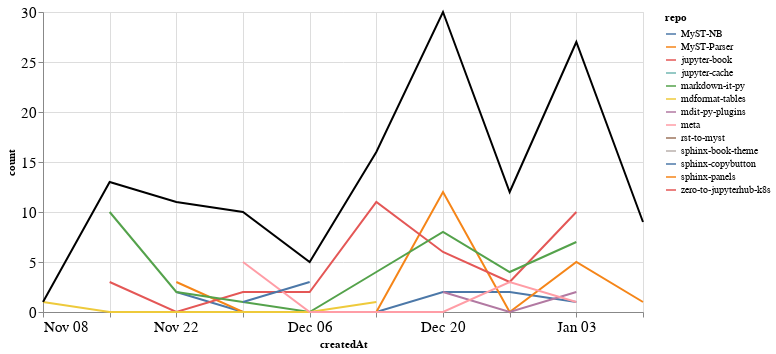

This figure's notebook cell:
### Markdown cell above
### Comments

### Code cell
comments_time = comments.groupby('repo').resample('W', on='createdAt').count()['author'].reset_index()
comments_time = comments_time.rename(columns={'author': 'count'})
comments_time_total = comments_time.groupby('createdAt').agg({"count": "sum"}).reset_index()
ch1 = alt.Chart(comments_time, width=600).mark_line().encode(
    x='createdAt',
    y='count',
    color='repo',
    tooltip="repo"
)

ch2 = alt.Chart(comments_time_total, width=600).mark_line(color="black").encode(
    x='createdAt',
    y='count',
)

ch1 + ch2

### Figure 1 — Vega-Lite specification as saved in the notebook (floating-point values rounded to 4 significant figures)
{"config": {"axisLeft": {"labelFontSize": 15}, "axisBottom": {"labelFontSize": 15}}, "layer": [{"data": {"name": "data-de60d4529a1b8505fb32927e10998eff"}, "mark": "line", "encoding": {"color": {"type": "nominal", "field": "repo"}, "tooltip": {"type": "nominal", "field": "repo"}, "x": {"type": "temporal", "field": "createdAt"}, "y": {"type": "quantitative", "field": "count"}}, "width": 600}, {"data": {"name": "data-e7a3609ad6857ff6ff8de6fd42477704"}, "mark": {"type": "line", "color": "black"}, "encoding": {"x": {"type": "temporal", "field": "createdAt"}, "y": {"type": "quantitative", "field": "count"}}, "width": 600}], "$schema": "https://vega.github.io/schema/vega-lite/v4.8.1.json", "datasets": {"data-de60d4529a1b8505fb32927e10998eff": [{"repo": "MyST-NB", "createdAt": "2020-11-22T00:00:00", "count": 2}, {"repo": "MyST-NB", "createdAt": "2020-11-29T00:00:00", "count": 0}, {"repo": "MyST-NB", "createdAt": "2020-12-06T00:00:00", "count": 0}, {"repo": "MyST-NB", "createdAt": "2020-12-13T00:00:00", "count": 0}, {"repo": "MyST-NB", "createdAt": "2020-12-20T00:00:00", "count": 2}, {"repo": "MyST-NB", "createdAt": "2020-12-27T00:00:00", "count": 2}, {"repo": "MyST-NB", "createdAt": "2021-01-03T00:00:00", "count": 1}, {"repo": "MyST-Parser", "createdAt": "2020-11-22T00:00:00", "count": 3}, {"repo": "MyST-Parser", "createdAt": "2020-11-29T00:00:00", "count": 0}, {"repo": "MyST-Parser", "createdAt": "2020-12-06T00:00:00", "count": 0}, {"repo": "MyST-Parser", "createdAt": "2020-12-13T00:00:00", "count": 0}, {"repo": "MyST-Parser", "createdAt": "2020-12-20T00:00:00", "count": 12}, {"repo": "MyST-Parser", "createdAt": "2020-12-27T00:00:00", "count": 0}, {"repo": "MyST-Parser", "createdAt": "2021-01-03T00:00:00", "count": 5}, {"repo": "MyST-Parser", "createdAt": "2021-01-10T00:00:00", "count": 1}, {"repo": "jupyter-book", "createdAt": "2020-11-15T00:00:00", "count": 3}, {"repo": "jupyter-book", "createdAt": "2020-11-22T00:00:00", "count": 0}, {"repo": "jupyter-book", "createdAt": "2020-11-29T00:00:00", "count": 2}, {"repo": "jupyter-book", "createdAt": "2020-12-06T00:00:00", "count": 2}, {"repo": "jupyter-book", "createdAt": "2020-12-13T00:00:00", "count": 11}, {"repo": "jupyter-book", "createdAt": "2020-12-20T00:00:00", "count": 6}, {"repo": "jupyter-book", "createdAt": "2020-12-27T00:00:00", "count": 3}, {"repo": "jupyter-book", "createdAt": "2021-01-03T00:00:00", "count": 10}, {"repo": "jupyter-cache", "createdAt": "2020-11-22T00:00:00", "count": 1}, {"repo": "markdown-it-py", "createdAt": "2020-11-15T00:00:00", "count": 10}, {"repo": "markdown-it-py", "createdAt": "2020-11-22T00:00:00", "count": 2}, {"repo": "markdown-it-py", "createdAt": "2020-11-29T00:00:00", "count": 1}, {"repo": "markdown-it-py", "createdAt": "2020-12-06T00:00:00", "count": 0}, {"repo": "markdown-it-py", "createdAt": "2020-12-13T00:00:00", "count": 4}, {"repo": "markdown-it-py", "createdAt": "2020-12-20T00:00:00", "count": 8}, {"repo": "markdown-it-py", "createdAt": "2020-12-27T00:00:00", "count": 4}, {"repo": "markdown-it-py", "createdAt": "2021-01-03T00:00:00", "count": 7}, {"repo": "mdformat-tables", "createdAt": "2020-11-08T00:00:00", "count": 1}, {"repo": "mdformat-tables", "createdAt": "2020-11-15T00:00:00", "count": 0}, {"repo": "mdformat-tables", "createdAt": "2020-11-22T00:00:00", "count": 0}, {"repo": "mdformat-tables", "createdAt": "2020-11-29T00:00:00", "count": 0}, {"repo": "mdformat-tables", "createdAt": "2020-12-06T00:00:00", "count": 0}, {"repo": "mdformat-tables", "createdAt": "2020-12-13T00:00:00", "count": 1}, {"repo": "mdit-py-plugins", "createdAt": "2020-12-20T00:00:00", "count": 2}, {"repo": "mdit-py-plugins", "createdAt": "2020-12-27T00:00:00", "count": 0}, {"repo": "mdit-py-plugins", "createdAt": "2021-01-03T00:00:00", "count": 2}, {"repo": "meta", "createdAt": "2020-11-29T00:00:00", "count": 5}, {"repo": "meta", "createdAt": "2020-12-06T00:00:00", "count": 0}, {"repo": "meta", "createdAt": "2020-12-13T00:00:00", "count": 0}, {"repo": "meta", "createdAt": "2020-12-20T00:00:00", "count": 0}, {"repo": "meta", "createdAt": "2020-12-27T00:00:00", "count": 3}, {"repo": "meta", "createdAt": "2021-01-03T00:00:00", "count": 1}, {"repo": "rst-to-myst", "createdAt": "2021-01-10T00:00:00", "count": 8}, {"repo": "sphinx-book-theme", "createdAt": "2020-11-22T00:00:00", "count": 3}, {"repo": "sphinx-copybutton", "createdAt": "2020-11-29T00:00:00", "count": 1}, {"repo": "sphinx-copybutton", "createdAt": "2020-12-06T00:00:00", "count": 3}, {"repo": "sphinx-panels", "createdAt": "2020-11-29T00:00:00", "count": 1}, {"repo": "zero-to-jupyterhub-k8s", "createdAt": "2021-01-03T00:00:00", "count": 1}], "data-e7a3609ad6857ff6ff8de6fd42477704": [{"createdAt": "2020-11-08T00:00:00", "count": 1}, {"createdAt": "2020-11-15T00:00:00", "count": 13}, {"createdAt": "2020-11-22T00:00:00", "count": 11}, {"createdAt": "2020-11-29T00:00:00", "count": 10}, {"createdAt": "2020-12-06T00:00:00", "count": 5}, {"createdAt": "2020-12-13T00:00:00", "count": 16}, {"createdAt": "2020-12-20T00:00:00", "count": 30}, {"createdAt": "2020-12-27T00:00:00", "count": 12}, {"createdAt": "2021-01-03T00:00:00", "count": 27}, {"createdAt": "2021-01-10T00:00:00", "count": 9}]}}
